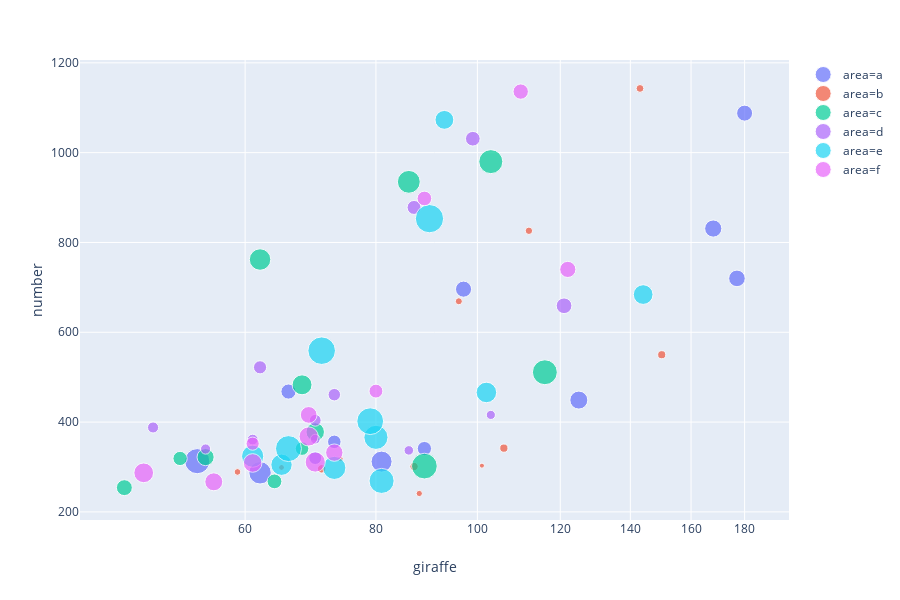

The notebook cell saved with this chart:
### Code cell
px.scatter(dataset, x="giraffe", y="number", size="pop", color="area", 
           hover_name="giraffe", log_x=True)

### Figure 1 — Plotly figure (JSON) as saved in the notebook; plotly's stock layout.template omitted (floating-point values rounded to 4 significant figures)
{"data": [{"hovertemplate": "<b>%{hovertext}</b><br><br>area=a<br>giraffe=%{x}<br>number=%{y}<br>pop=%{marker.size}<extra></extra>", "hovertext": [70, 73, 89, 66, 97, 168, 180, 177, 125, 81, 62, 54], "legendgroup": "area=a", "marker": {"color": "#636efa", "size": [8425333, 9240934, 10267083, 11537966, 13079460, 14880372, 12881816, 13867957, 16317921, 22227415, 25268405, 31889923], "sizemode": "area", "sizeref": 100800.0, "symbol": "circle"}, "mode": "markers", "name": "area=a", "showlegend": true, "type": "scatter", "uid": "2f44fb86-b36a-49d6-8534-ef90fb2bc4b9", "x": [70, 73, 89, 66, 97, 168, 180, 177, 125, 81, 62, 54], "xaxis": "x", "y": [320, 356, 341, 468, 696, 831, 1088, 720, 449, 312, 287, 313], "yaxis": "y"}, {"hovertemplate": "<b>%{hovertext}</b><br><br>area=b<br>giraffe=%{x}<br>number=%{y}<br>pop=%{marker.size}<extra></extra>", "hovertext": [101, 74, 65, 88, 59, 96, 112, 143, 150, 106, 87, 71], "legendgroup": "area=b", "marker": {"color": "#EF553B", "size": [1282697, 1476505, 1728137, 1984060, 2263554, 2509048, 2780097, 3075321, 3326498, 3428038, 3508512, 3600523], "sizemode": "area", "sizeref": 100800.0, "symbol": "circle"}, "mode": "markers", "name": "area=b", "showlegend": true, "type": "scatter", "uid": "184725cd-6ae6-4a1b-b13d-b7a976247a4e", "x": [101, 74, 65, 88, 59, 96, 112, 143, 150, 106, 87, 71], "xaxis": "x", "y": [303, 318, 299, 241, 289, 669, 826, 1143, 550, 342, 301, 296], "yaxis": "y"}, {"hovertemplate": "<b>%{hovertext}</b><br><br>area=c<br>giraffe=%{x}<br>number=%{y}<br>pop=%{marker.size}<extra></extra>", "hovertext": [68, 52, 64, 46, 55, 70, 68, 62, 86, 103, 116, 89], "legendgroup": "area=c", "marker": {"color": "#00cc96", "size": [9279525, 10270856, 11000948, 12760499, 14760787, 17152804, 20033753, 23254956, 26298373, 29072015, 31287142, 33333216], "sizemode": "area", "sizeref": 100800.0, "symbol": "circle"}, "mode": "markers", "name": "area=c", "showlegend": true, "type": "scatter", "uid": "7073f654-1b30-4557-abea-baa28018e63c", "x": [68, 52, 64, 46, 55, 70, 68, 62, 86, 103, 116, 89], "xaxis": "x", "y": [341, 319, 268, 254, 322, 378, 483, 762, 935, 980, 511, 302], "yaxis": "y"}, {"hovertemplate": "<b>%{hovertext}</b><br><br>area=d<br>giraffe=%{x}<br>number=%{y}<br>pop=%{marker.size}<extra></extra>", "hovertext": [103, 86, 70, 55, 61, 49, 70, 73, 62, 87, 99, 121], "legendgroup": "area=d", "marker": {"color": "#ab63fa", "size": [4232095, 4561361, 4826015, 5247469, 5894858, 6162675, 7016384, 7874230, 8735988, 9875024, 10866106, 12420476], "sizemode": "area", "sizeref": 100800.0, "symbol": "circle"}, "mode": "markers", "name": "area=d", "showlegend": true, "type": "scatter", "uid": "0db34917-09bf-46eb-8a3b-0a17bf13af39", "x": [103, 86, 70, 55, 61, 49, 70, 73, 62, 87, 99, 121], "xaxis": "x", "y": [416, 337, 362, 340, 361, 388, 404, 461, 522, 878, 1031, 659], "yaxis": "y"}, {"hovertemplate": "<b>%{hovertext}</b><br><br>area=e<br>giraffe=%{x}<br>number=%{y}<br>pop=%{marker.size}<extra></extra>", "hovertext": [93, 144, 102, 65, 61, 73, 80, 81, 66, 79, 71, 90], "legendgroup": "area=e", "marker": {"color": "#19d3f3", "size": [17876956, 19610538, 21283783, 22934225, 24779799, 26983828, 29341374, 31620918, 33958947, 36203463, 38331121, 40301927], "sizemode": "area", "sizeref": 100800.0, "symbol": "circle"}, "mode": "markers", "name": "area=e", "showlegend": true, "type": "scatter", "uid": "2ef31aa0-c8e8-4a0e-b4d6-a33a29ccb617", "x": [93, 144, 102, 65, 61, 73, 80, 81, 66, 79, 71, 90], "xaxis": "x", "y": [1073, 684, 466, 305, 324, 298, 366, 269, 341, 402, 559, 853], "yaxis": "y"}, {"hovertemplate": "<b>%{hovertext}</b><br><br>area=f<br>giraffe=%{x}<br>number=%{y}<br>pop=%{marker.size}<extra></extra>", "hovertext": [61, 80, 89, 110, 122, 69, 73, 56, 61, 69, 48, 70], "legendgroup": "area=f", "marker": {"color": "#e763fa", "size": [8691212, 9712569, 10794968, 11872264, 13177000, 14074100, 15184200, 16257249, 17481977, 18565243, 19546792, 20434176], "sizemode": "area", "sizeref": 100800.0, "symbol": "circle"}, "mode": "markers", "name": "area=f", "showlegend": true, "type": "scatter", "uid": "5da0e456-142f-44b9-a8fa-0b623821f022", "x": [61, 80, 89, 110, 122, 69, 73, 56, 61, 69, 48, 70], "xaxis": "x", "y": [352, 469, 898, 1136, 740, 416, 332, 267, 309, 368, 287, 311], "yaxis": "y"}], "layout": {"grid": {"xaxes": ["x"], "xgap": 0.1, "xside": "bottom", "yaxes": ["y"], "ygap": 0.1, "yside": "left"}, "height": 600, "legend": {"tracegroupgap": 0}, "margin": {"t": 60}, "xaxis": {"title": {"text": "giraffe"}, "type": "log"}, "yaxis": {"title": {"text": "number"}}}}
